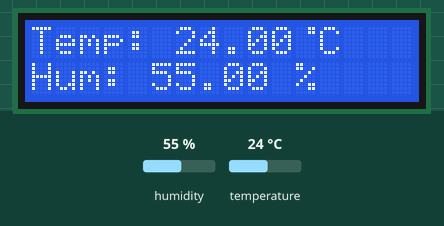
Bench run of a sketch on a simulated ESP8266 (NodeMCU). Parts: 16×2 character LCD. Inputs (shaded band) come from the test bench; at power-on: humidity 55 %, temperature 24 °C.

Above: at 1.2 s.
1.3 s: humidity set to 22 %
At 3.3 s:
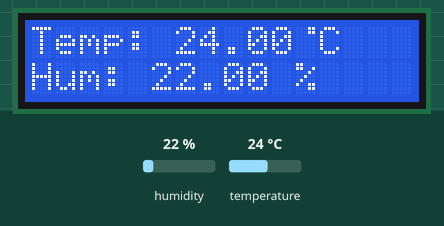
4.1 s: temperature set to 12 °C
At 4.9 s:
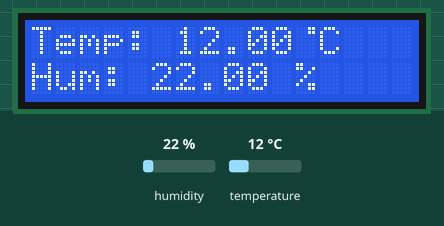
6.9 s: humidity set to 40 %
At 9.2 s:
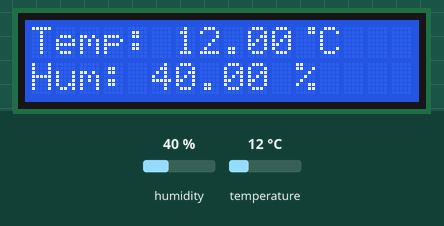
10.0 s: temperature set to 19 °C
At 12.0 s:
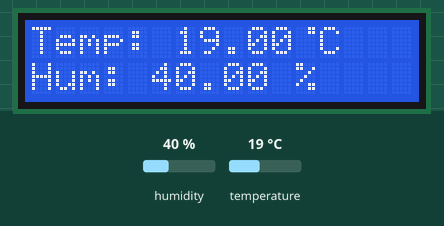
Timing chart, 0 to 13.5 s (numbered marks = the images above; inputs shaded):
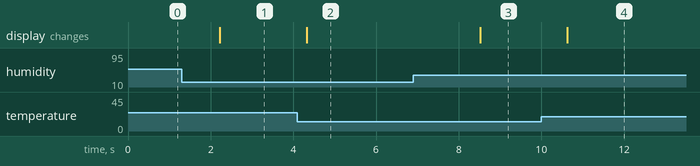

Measured:
- after the input at 1.3 s, the display: changes after 0.92 s (image 1)
- after the input at 4.1 s, the display: changes after 0.22 s (image 2)
- after the input at 6.9 s, the display: changes after 1.6 s (image 3)
- after the input at 10.0 s, the display: changes after 0.62 s (image 4)

The sketch:

lcdDHT11.ino
```cpp
#include <DHT.h>
#include <DHT_U.h>
#include <LiquidCrystal_I2C.h>

LiquidCrystal_I2C lcd(0x27, 16, 2);  // Inicia el LCD en la dirección 0x27, 16 caracteres y 2 líneas
DHT dht(D3, DHT11);

float temp = 0.0, hum = 0.0;

byte customChar1[] = {
  B00011,
  B00011,
  B00000,
  B00000,
  B00000,
  B00000,
  B00000,
  B00000
};

void setup() {
  // put your setup code here, to run once:
  Serial.begin(115200);
  lcd.init();
  dht.begin();
  lcd.backlight();
}

void loop() {
  // put your main code here, to run repeatedly:
  hum = dht.readHumidity();
  temp = dht.readTemperature();

  lcd.clear();
  lcd.createChar(0, customChar1);
  lcd.setCursor(0,0);
  lcd.print("Temp: " + String(temp) + " C");
  lcd.setCursor(11,0);
  lcd.write(0);
  lcd.setCursor(12,0);
  lcd.print("C");
  lcd.setCursor(0,1);
  lcd.print("Hum: " + String(hum) + " %");

  delay(1000);
}
```
